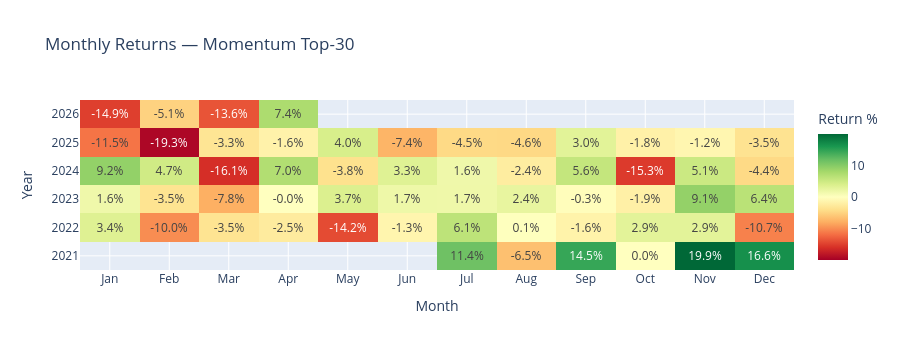
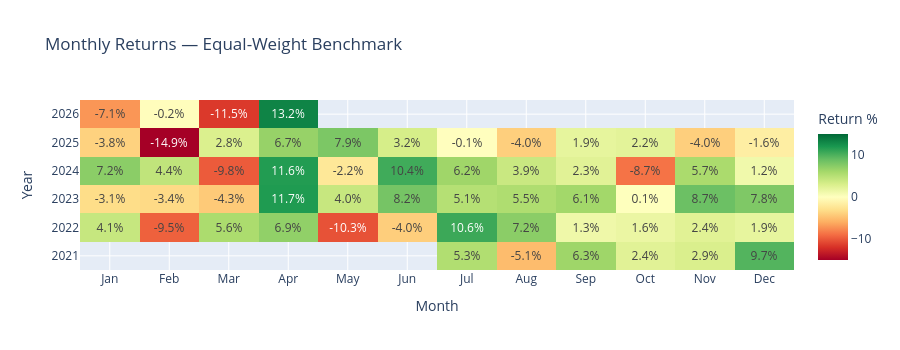

These figures' notebook cell, in order:
### Markdown cell above
## 7. Monthly returns heatmap

### Code cell
monthly_strat = strat_ret.resample('ME').apply(lambda x: (1+x).prod()-1)
monthly_bm    = bm_ret.resample('ME').apply(lambda x: (1+x).prod()-1)

def returns_heatmap(monthly_ret, title):
    df = monthly_ret.to_frame('ret')
    df['year']  = df.index.year
    df['month'] = df.index.strftime('%b')
    pivot = df.pivot(index='year', columns='month', values='ret') * 100
    month_order = ['Jan','Feb','Mar','Apr','May','Jun','Jul','Aug','Sep','Oct','Nov','Dec']
    pivot = pivot.reindex(columns=[m for m in month_order if m in pivot.columns])

    fig = go.Figure(go.Heatmap(
        z=pivot.values.tolist(),
        x=pivot.columns.tolist(),
        y=[str(y) for y in pivot.index.tolist()],
        colorscale='RdYlGn', zmid=0,
        text=[[f'{v:.1f}%' if not np.isnan(v) else '' for v in row] for row in pivot.values],
        texttemplate='%{text}',
        showscale=True,
        colorbar=dict(title='Return %')
    ))
    fig.update_layout(title=title, height=350, xaxis_title='Month', yaxis_title='Year')
    return fig

returns_heatmap(monthly_strat, f'Monthly Returns — Momentum Top-{TOP_N}').show()
returns_heatmap(monthly_bm,    'Monthly Returns — Equal-Weight Benchmark').show()

### Figure 1 — Plotly figure (JSON) as saved in the notebook; plotly's stock layout.template omitted (floating-point values rounded to 4 significant figures)
{"data": [{"colorbar": {"title": {"text": "Return %"}}, "colorscale": [[0, "rgb(165,0,38)"], [0.1, "rgb(215,48,39)"], [0.2, "rgb(244,109,67)"], [0.3, "rgb(253,174,97)"], [0.4, "rgb(254,224,139)"], [0.5, "rgb(255,255,191)"], [0.6, "rgb(217,239,139)"], [0.7, "rgb(166,217,106)"], [0.8, "rgb(102,189,99)"], [0.9, "rgb(26,152,80)"], [1, "rgb(0,104,55)"]], "showscale": true, "text": [["", "", "", "", "", "", "11.4%", "-6.5%", "14.5%", "0.0%", "19.9%", "16.6%"], ["3.4%", "-10.0%", "-3.5%", "-2.5%", "-14.2%", "-1.3%", "6.1%", "0.1%", "-1.6%", "2.9%", "2.9%", "-10.7%"], ["1.6%", "-3.5%", "-7.8%", "-0.0%", "3.7%", "1.7%", "1.7%", "2.4%", "-0.3%", "-1.9%", "9.1%", "6.4%"], ["9.2%", "4.7%", "-16.1%", "7.0%", "-3.8%", "3.3%", "1.6%", "-2.4%", "5.6%", "-15.3%", "5.1%", "-4.4%"], ["-11.5%", "-19.3%", "-3.3%", "-1.6%", "4.0%", "-7.4%", "-4.5%", "-4.6%", "3.0%", "-1.8%", "-1.2%", "-3.5%"], ["-14.9%", "-5.1%", "-13.6%", "7.4%", "", "", "", "", "", "", "", ""]], "texttemplate": "%{text}", "type": "heatmap", "x": ["Jan", "Feb", "Mar", "Apr", "May", "Jun", "Jul", "Aug", "Sep", "Oct", "Nov", "Dec"], "y": ["2021", "2022", "2023", "2024", "2025", "2026"], "z": [[null, null, null, null, null, null, 11.38, -6.529, 14.45, 0.03167, 19.91, 16.58], [3.387, -9.978, -3.46, -2.513, -14.19, -1.338, 6.131, 0.09411, -1.577, 2.912, 2.896, -10.71], [1.642, -3.51, -7.814, -0.02213, 3.706, 1.739, 1.699, 2.421, -0.2737, -1.901, 9.085, 6.376], [9.166, 4.713, -16.05, 7.008, -3.78, 3.303, 1.636, -2.37, 5.62, -15.28, 5.09, -4.424], [-11.51, -19.29, -3.314, -1.641, 4.022, -7.402, -4.482, -4.563, 2.987, -1.77, -1.153, -3.542], [-14.92, -5.059, -13.59, 7.397, null, null, null, null, null, null, null, null]], "zmid": 0}], "layout": {"height": 350, "title": {"text": "Monthly Returns — Momentum Top-30"}, "xaxis": {"title": {"text": "Month"}}, "yaxis": {"title": {"text": "Year"}}}}

### Figure 2 — Plotly figure (JSON) as saved in the notebook; plotly's stock layout.template omitted (floating-point values rounded to 4 significant figures)
{"data": [{"colorbar": {"title": {"text": "Return %"}}, "colorscale": [[0, "rgb(165,0,38)"], [0.1, "rgb(215,48,39)"], [0.2, "rgb(244,109,67)"], [0.3, "rgb(253,174,97)"], [0.4, "rgb(254,224,139)"], [0.5, "rgb(255,255,191)"], [0.6, "rgb(217,239,139)"], [0.7, "rgb(166,217,106)"], [0.8, "rgb(102,189,99)"], [0.9, "rgb(26,152,80)"], [1, "rgb(0,104,55)"]], "showscale": true, "text": [["", "", "", "", "", "", "5.3%", "-5.1%", "6.3%", "2.4%", "2.9%", "9.7%"], ["4.1%", "-9.5%", "5.6%", "6.9%", "-10.3%", "-4.0%", "10.6%", "7.2%", "1.3%", "1.6%", "2.4%", "1.9%"], ["-3.1%", "-3.4%", "-4.3%", "11.7%", "4.0%", "8.2%", "5.1%", "5.5%", "6.1%", "0.1%", "8.7%", "7.8%"], ["7.2%", "4.4%", "-9.8%", "11.6%", "-2.2%", "10.4%", "6.2%", "3.9%", "2.3%", "-8.7%", "5.7%", "1.2%"], ["-3.8%", "-14.9%", "2.8%", "6.7%", "7.9%", "3.2%", "-0.1%", "-4.0%", "1.9%", "2.2%", "-4.0%", "-1.6%"], ["-7.1%", "-0.2%", "-11.5%", "13.2%", "", "", "", "", "", "", "", ""]], "texttemplate": "%{text}", "type": "heatmap", "x": ["Jan", "Feb", "Mar", "Apr", "May", "Jun", "Jul", "Aug", "Sep", "Oct", "Nov", "Dec"], "y": ["2021", "2022", "2023", "2024", "2025", "2026"], "z": [[null, null, null, null, null, null, 5.323, -5.13, 6.288, 2.374, 2.896, 9.688], [4.104, -9.546, 5.6, 6.948, -10.27, -4.037, 10.61, 7.213, 1.263, 1.593, 2.384, 1.87], [-3.093, -3.353, -4.32, 11.73, 4.037, 8.187, 5.073, 5.467, 6.095, 0.0928, 8.663, 7.773], [7.248, 4.422, -9.82, 11.64, -2.213, 10.43, 6.239, 3.923, 2.349, -8.669, 5.67, 1.168], [-3.827, -14.92, 2.797, 6.669, 7.916, 3.171, -0.06748, -4.01, 1.925, 2.188, -3.998, -1.61], [-7.056, -0.1642, -11.5, 13.17, null, null, null, null, null, null, null, null]], "zmid": 0}], "layout": {"height": 350, "title": {"text": "Monthly Returns — Equal-Weight Benchmark"}, "xaxis": {"title": {"text": "Month"}}, "yaxis": {"title": {"text": "Year"}}}}
